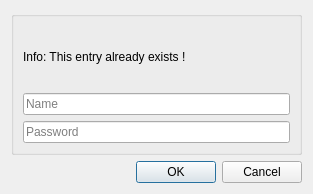
<?xml version="1.0" encoding="UTF-8"?>
<ui version="4.0">
 <class>AddDialog</class>
 <widget class="QDialog" name="AddDialog">
  <property name="geometry">
   <rect>
    <x>0</x>
    <y>0</y>
    <width>313</width>
    <height>194</height>
   </rect>
  </property>
  <property name="windowTitle">
   <string>Dialog</string>
  </property>
  <property name="windowIcon">
   <iconset theme="dialog-password">
    <normaloff>.</normaloff>.</iconset>
  </property>
  <property name="modal">
   <bool>true</bool>
  </property>
  <layout class="QVBoxLayout" name="verticalLayout_2">
   <item>
    <widget class="QGroupBox" name="entryBox">
     <property name="title">
      <string/>
     </property>
     <layout class="QVBoxLayout" name="verticalLayout_3">
      <item>
       <layout class="QVBoxLayout" name="entryLayout">
        <item>
         <widget class="QLabel" name="label">
          <property name="text">
           <string>Info: This entry already exists !</string>
          </property>
         </widget>
        </item>
        <item>
         <widget class="QLineEdit" name="nameLineEdit">
          <property name="placeholderText">
           <string>Name</string>
          </property>
         </widget>
        </item>
        <item>
         <widget class="QLineEdit" name="passwordPlainTextEdit">
          <property name="text">
           <string/>
          </property>
          <property name="placeholderText">
           <string>Password</string>
          </property>
         </widget>
        </item>
       </layout>
      </item>
     </layout>
    </widget>
   </item>
   <item>
    <widget class="QDialogButtonBox" name="buttonBox">
     <property name="standardButtons">
      <set>QDialogButtonBox::Cancel|QDialogButtonBox::Ok</set>
     </property>
    </widget>
   </item>
  </layout>
 </widget>
 <resources/>
 <connections/>
</ui>
